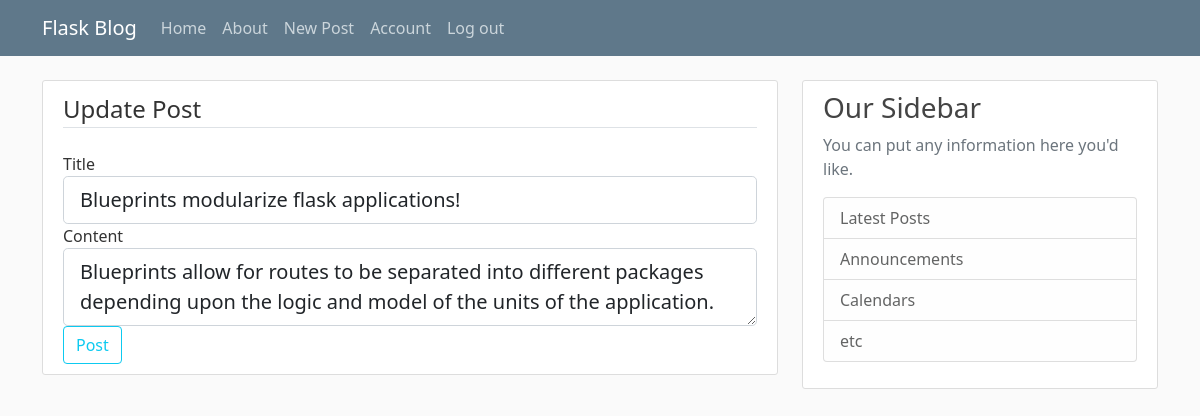
The page /post/25/update (signed in) on the database its author committed.
### flaskblog/models.py (models this page shows, shortened)
class Post(flaskblog.db.Model):
    id = flaskblog.db.Column(flaskblog.db.Integer, primary_key=True)
    title = flaskblog.db.Column(flaskblog.db.String(100), nullable=False)
    date_posted = flaskblog.db.Column(
        flaskblog.db.DateTime, nullable=False, default=datetime.utcnow)
    content = flaskblog.db.Column(flaskblog.db.Text, nullable=False)
    user_id = flaskblog.db.Column(flaskblog.db.Integer, flaskblog.db.ForeignKey(
        "user.id"), nullable=False)

### flaskblog/posts/routes.py (the view)
@posts.route("/post/<int:post_id>/update", methods=["GET", "POST"])
@flask_login.login_required
def update_post(post_id) -> Union[str, Response]:
    post = Post.query.get_or_404(post_id)
    if post.author.id != flask_login.current_user.id:
        flask.abort(403)  # Forbidden Route.
    form = PostForm()
    if form.validate_on_submit():
        post.title = form.title.data
        post.content = form.content.data
        flaskblog.db.session.commit()
        flask.flash("Your post has been updated!", "success")
        return flask.redirect(flask.url_for("posts.post", post_id=post.id))
    elif flask.request.method == "GET":
        form.title.data = post.title
        form.content.data = post.content
    return flask.render_template("create_post.html", title="Update Post", form=form, legend="Update Post")

### flaskblog/posts/forms.py
class PostForm(FlaskForm):
    title = StringField("Title", validators=[
        DataRequired()
    ])
    content = TextAreaField("Content", validators=[
        DataRequired()
    ])
    submit = SubmitField("Post")

### flaskblog/models.py (called while the page is built)
@flaskblog.login_manager.user_loader
def load_user(userid):
    return User.query.get(int(userid))

### flaskblog/templates/create_post.html (shortened to what this page needs)
{% extends "layout.html" %}
{% block content %}
<div class="content-section">
    <form method="POST" action="">
        <fieldset class="form-group">
            <legend class="border-bottom mb-4">{{legend}}</legend>
            <div class="form-group">
                {{ form.title.label(class="form-control-label") }}
                {% if form.title.errors %}
                    {{ form.title(class="form-control form-control-lg is-invalid")}}
                    <div class="invalid-feedback">
                        {% for error in form.title.errors %}
                            <span>{{ error }}</span>
                        {% endfor %}
                    </div>
                {% else %}
                    {{ form.title(class="form-control form-control-lg")}}
                {% endif %}
            </div>
            <div class="form-group">
                {{ form.content.label(class="form-control-label") }}
                {% if form.content.errors %}
                    {{ form.content(class="form-control form-control-lg is-invalid")}}
                    <div class="invalid-feedback">
                        {% for error in form.content.errors %}
                            <span>{{ error }}</span>
                        {% endfor %}
                    </div>
                {% else %}
                    {{ form.content(class="form-control form-control-lg")}}
                {% endif %}
            </div>
        </fieldset>
        <div class="form-group">
            {{ form.submit(class="btn btn-outline-info") }}
        </div>
    </form>
</div>
{% endblock content %}

### flaskblog/static/main.css (style rules this page uses)
body { background: #fafafa; color: #333333; margin-top: 5rem; }
.content-section { background: #ffffff; padding: 10px 20px; border: 1px solid #dddddd; border-radius: 3px; margin-bottom: 20px; }

### rows shown on the page
Post: title "Blueprints modularize flask applications!", content "Blueprints allow for routes to be separated into different packages depending upon the logic and model of the units of the application."

### other values the page prints
{{ legend }} "Update Post"
